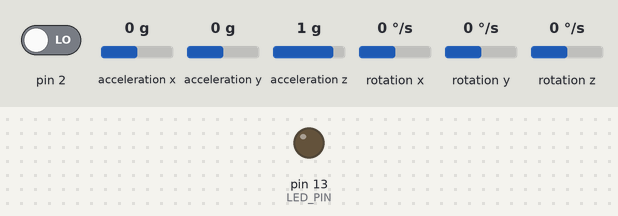
The sketch below on a simulated Arduino Leonardo, built for the host (arithmetic inside an expression is 32-bit, double 64-bit). Shown: output pins drawn as LEDs (lit = HIGH). The test bench sets the inputs (shaded band); at power-on: pin 2 LOW, acceleration x 0 g, acceleration y 0 g, acceleration z 1 g, rotation x 0 °/s, rotation y 0 °/s, rotation z 0 °/s. WiFi joins after 1.5 s; servers stay silent unless stated; the sensor or clock chip raises its interrupt line as the real part does; no MQTT or app messages arrive unless stated.

Above: at 2.1 s.
At 21.3 s:
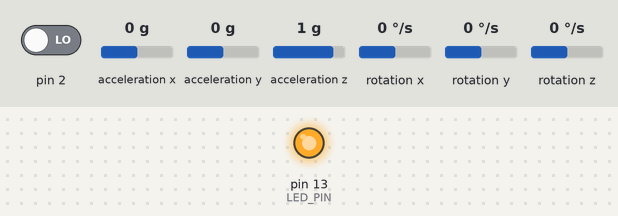
Timing chart, 0 to 22.0 s (numbered marks = the images above):
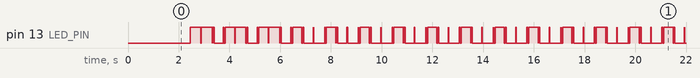

The sketch:

MPU6050_mqtt.ino
```cpp
// I2C device class (I2Cdev) demonstration Arduino sketch for MPU6050 class using DMP (MotionApps v2.0)
// 6/21/2012 by Jeff Rowberg <jeff@rowberg.net>
// Updates should (hopefully) always be available at https://github.com/jrowberg/i2cdevlib
//
// Changelog:
//      2013-05-08 - added seamless Fastwire support
//                 - added note about gyro calibration
//      2012-06-21 - added note about Arduino 1.0.1 + Leonardo compatibility error
//      2012-06-20 - improved FIFO overflow handling and simplified read process
//      2012-06-19 - completely rearranged DMP initialization code and simplification
//      2012-06-13 - pull gyro and accel data from FIFO packet instead of reading directly
//      2012-06-09 - fix broken FIFO read sequence and change interrupt detection to RISING
//      2012-06-05 - add gravity-compensated initial reference frame acceleration output
//                 - add 3D math helper file to DMP6 example sketch
//                 - add Euler output and Yaw/Pitch/Roll output formats
//      2012-06-04 - remove accel offset clearing for better results (thanks Sungon Lee)
//      2012-06-01 - fixed gyro sensitivity to be 2000 deg/sec instead of 250
//      2012-05-30 - basic DMP initialization working

/* ============================================
I2Cdev device library code is placed under the MIT license
Copyright (c) 2012 Jeff Rowberg

Permission is hereby granted, free of charge, to any person obtaining a copy
of this software and associated documentation files (the "Software"), to deal
in the Software without restriction, including without limitation the rights
to use, copy, modify, merge, publish, distribute, sublicense, and/or sell
copies of the Software, and to permit persons to whom the Software is
furnished to do so, subject to the following conditions:

The above copyright notice and this permission notice shall be included in
all copies or substantial portions of the Software.

THE SOFTWARE IS PROVIDED "AS IS", WITHOUT WARRANTY OF ANY KIND, EXPRESS OR
IMPLIED, INCLUDING BUT NOT LIMITED TO THE WARRANTIES OF MERCHANTABILITY,
FITNESS FOR A PARTICULAR PURPOSE AND NONINFRINGEMENT. IN NO EVENT SHALL THE
AUTHORS OR COPYRIGHT HOLDERS BE LIABLE FOR ANY CLAIM, DAMAGES OR OTHER
LIABILITY, WHETHER IN AN ACTION OF CONTRACT, TORT OR OTHERWISE, ARISING FROM,
OUT OF OR IN CONNECTION WITH THE SOFTWARE OR THE USE OR OTHER DEALINGS IN
THE SOFTWARE.
===============================================
*/

// I2Cdev and MPU6050 must be installed as libraries, or else the .cpp/.h files
// for both classes must be in the include path of your project
#include "I2Cdev.h"
#include "MPU6050_6Axis_MotionApps20.h"
//#include "MPU6050.h" // not necessary if using MotionApps include file

#include <SPI.h>
#include <Ethernet.h>
#include <PubSubClient.h>

// Arduino Wire library is required if I2Cdev I2CDEV_ARDUINO_WIRE implementation
// is used in I2Cdev.h
#if I2CDEV_IMPLEMENTATION == I2CDEV_ARDUINO_WIRE
    #include "Wire.h"
#endif

// class default I2C address is 0x68
// specific I2C addresses may be passed as a parameter here
// AD0 low = 0x68 (default for SparkFun breakout and InvenSense evaluation board)
// AD0 high = 0x69
MPU6050 mpu;

/* =========================================================================
   NOTE: Arduino v1.0.1 with the Leonardo board generates a compile error
   when using Serial.write(buf, len). The Teapot output uses this method.
   The solution requires a modification to the Arduino USBAPI.h file, which
   is fortunately simple, but annoying. This will be fixed in the next IDE
   release. For more info, see these links:

   http://arduino.cc/forum/index.php/topic,109987.0.html
   http://code.google.com/p/arduino/issues/detail?id=958
 * ========================================================================= */


// uncomment "OUTPUT_READABLE_QUATERNION" if you want to see the actual
// quaternion components in a [w, x, y, z] format (not best for parsing
// on a remote host such as Processing or something though)
//#define OUTPUT_READABLE_QUATERNION

// uncomment "OUTPUT_READABLE_EULER" if you want to see Euler angles
// (in degrees) calculated from the quaternions coming from the FIFO.
// Note that Euler angles suffer from gimbal lock (for more info, see
// http://en.wikipedia.org/wiki/Gimbal_lock)
//#define OUTPUT_READABLE_EULER

// uncomment "OUTPUT_READABLE_YAWPITCHROLL" if you want to see the yaw/
// pitch/roll angles (in degrees) calculated from the quaternions coming
// from the FIFO. Note this also requires gravity vector calculations.
// Also note that yaw/pitch/roll angles suffer from gimbal lock (for
// more info, see: http://en.wikipedia.org/wiki/Gimbal_lock)
#define OUTPUT_READABLE_YAWPITCHROLL

// uncomment "OUTPUT_READABLE_REALACCEL" if you want to see acceleration
// components with gravity removed. This acceleration reference frame is
// not compensated for orientation, so +X is always +X according to the
// sensor, just without the effects of gravity. If you want acceleration
// compensated for orientation, us OUTPUT_READABLE_WORLDACCEL instead.
//#define OUTPUT_READABLE_REALACCEL

// uncomment "OUTPUT_READABLE_WORLDACCEL" if you want to see acceleration
// components with gravity removed and adjusted for the world frame of
// reference (yaw is relative to initial orientation, since no magnetometer
// is present in this case). Could be quite handy in some cases.
//#define OUTPUT_READABLE_WORLDACCEL

// uncomment "OUTPUT_TEAPOT" if you want output that matches the
// format used for the InvenSense teapot demo
//#define OUTPUT_TEAPOT


#define LED_PIN 13 // (Arduino is 13, Teensy is 11, Teensy++ is 6)
bool blinkState = false;

// MPU control/status vars
bool dmpReady = false;  // set true if DMP init was successful
uint8_t mpuIntStatus;   // holds actual interrupt status byte from MPU
uint8_t devStatus;      // return status after each device operation (0 = success, !0 = error)
uint16_t packetSize;    // expected DMP packet size (default is 42 bytes)
uint16_t fifoCount;     // count of all bytes currently in FIFO
uint8_t fifoBuffer[64]; // FIFO storage buffer

// orientation/motion vars
Quaternion q;           // [w, x, y, z]         quaternion container
VectorInt16 aa;         // [x, y, z]            accel sensor measurements
VectorInt16 aaReal;     // [x, y, z]            gravity-free accel sensor measurements
VectorInt16 aaWorld;    // [x, y, z]            world-frame accel sensor measurements
VectorFloat gravity;    // [x, y, z]            gravity vector
float euler[3];         // [psi, theta, phi]    Euler angle container
float ypr[3];           // [yaw, pitch, roll]   yaw/pitch/roll container and gravity vector

// packet structure for InvenSense teapot demo
uint8_t teapotPacket[14] = { '$', 0x02, 0,0, 0,0, 0,0, 0,0, 0x00, 0x00, '\r', '\n' };


// ================================================================
// ===               INTERRUPT DETECTION ROUTINE                ===
// ================================================================

volatile bool mpuInterrupt = false;     // indicates whether MPU interrupt pin has gone high
void dmpDataReady() {
    mpuInterrupt = true;
}

// Update these with values suitable for your network.
byte mac[]    = {  0x40, 0x6c, 0x8f, 0x5a, 0xa4, 0x70 };
byte server[] = { 85,119,83,194 };// 192, 168, 1, 201 };
//byte ip[]     = { 192, 168, 1, 200 };

void callback(char* topic, byte* payload, unsigned int length) {
  // handle message arrived
}

EthernetClient ethClient;
PubSubClient client(server, 1883, callback, ethClient);
char dpb[20]; // somewhere to store strings from doubles before outputting
char y[20];
char p[20];
char r[20];

// ================================================================
// ===                      INITIAL SETUP                       ===
// ================================================================

void setup() {

    Ethernet.begin(mac); //, ip);

    if (client.connect("arduinoClient")) {
//      Serial.println("connected");
    } else {
//      Serial.println("failed to connect");
    }

    // join I2C bus (I2Cdev library doesn't do this automatically)
    #if I2CDEV_IMPLEMENTATION == I2CDEV_ARDUINO_WIRE
        Wire.begin();
        TWBR = 24; // 400kHz I2C clock (200kHz if CPU is 8MHz)
    #elif I2CDEV_IMPLEMENTATION == I2CDEV_BUILTIN_FASTWIRE
        Fastwire::setup(400, true);
    #endif

//    Serial.begin(115200);


    client.publish("/pzf/status","Initializing I2C devices...");
    mpu.initialize();

    // verify connection
    client.publish("/pzf/status",("Testing device connections..."));
//    Serial.println("initialized");
    if (mpu.testConnection()) {
        client.publish("/pzf/status","MPU6050 connection successful");
    }
    else {
        client.publish("/pzf/status","MPU6050 connection failed");
    }

    // wait for ready

    // load and configure the DMP
    client.publish("/pzf/status","Initializing DMP...");
    devStatus = mpu.dmpInitialize();

    // supply your own gyro offsets here, scaled for min sensitivity
    mpu.setXGyroOffset(220);
    mpu.setYGyroOffset(76);
    mpu.setZGyroOffset(-85);
    mpu.setZAccelOffset(1788); // 1688 factory default for my test chip

    // make sure it worked (returns 0 if so)
    if (devStatus == 0) {
        // turn on the DMP, now that it's ready
        client.publish("/pzf/status","Enabling DMP...");
        mpu.setDMPEnabled(true);

        // enable Arduino interrupt detection
        client.publish("/pzf/status","Enabling interrupt detection (Arduino external interrupt 0)...");
        attachInterrupt(0, dmpDataReady, RISING);
        mpuIntStatus = mpu.getIntStatus();

        // set our DMP Ready flag so the main loop() function knows it's okay to use it
        client.publish("/pzf/status","DMP ready! Waiting for first interrupt...");
        dmpReady = true;

        // get expected DMP packet size for later comparison
        packetSize = mpu.dmpGetFIFOPacketSize();
    } else {
        // ERROR!
        // 1 = initial memory load failed
        // 2 = DMP configuration updates failed
        // (if it's going to break, usually the code will be 1)
//        String status = "DMP Initialization failed (code "+String(devStatus)+")";
//        client.publish("status",status.toCharArray());
    }

    // configure LED for output
    pinMode(LED_PIN, OUTPUT);

}


// ================================================================
// ===                    MAIN PROGRAM LOOP                     ===
// ================================================================

void loop() {
    // if programming failed, don't try to do anything
    if (!dmpReady) return;

    // wait for MPU interrupt or extra packet(s) available
    while (!mpuInterrupt && fifoCount < packetSize) {
        // other program behavior stuff here
        // .
        // .
        // .
        // if you are really paranoid you can frequently test in between other
        // stuff to see if mpuInterrupt is true, and if so, "break;" from the
        // while() loop to immediately process the MPU data
        // .
        // .
        // .
    }

    // reset interrupt flag and get INT_STATUS byte
    mpuInterrupt = false;
    mpuIntStatus = mpu.getIntStatus();

    // get current FIFO count
    fifoCount = mpu.getFIFOCount();

    // check for overflow (this should never happen unless our code is too inefficient)
    if ((mpuIntStatus & 0x10) || fifoCount == 1024) {
        // reset so we can continue cleanly
        mpu.resetFIFO();
        client.publish("/pzf/status","FIFO overflow!");

    // otherwise, check for DMP data ready interrupt (this should happen frequently)
    } else if (mpuIntStatus & 0x02) {
        // wait for correct available data length, should be a VERY short wait
        while (fifoCount < packetSize) fifoCount = mpu.getFIFOCount();

        // read a packet from FIFO
        mpu.getFIFOBytes(fifoBuffer, packetSize);

        // track FIFO count here in case there is > 1 packet available
        // (this lets us immediately read more without waiting for an interrupt)
        fifoCount -= packetSize;

        #ifdef OUTPUT_READABLE_QUATERNION
            // display quaternion values in easy matrix form: w x y z
            mpu.dmpGetQuaternion(&q, fifoBuffer);
            String quat = "quat\t"+q.w+"\t"+q.x+"\t"+q.y+"\t"+q.z;
            client.publish("/pzf/quat",quat);
        #endif

//        #ifdef OUTPUT_READABLE_EULER
//            // display Euler angles in degrees
//            mpu.dmpGetQuaternion(&q, fifoBuffer);
//            mpu.dmpGetEuler(euler, &q);
//            Serial.print("euler\t");
//            Serial.print(euler[0] * 180/M_PI);
//            Serial.print("\t");
//            Serial.print(euler[1] * 180/M_PI);
//            Serial.print("\t");
//            Serial.println(euler[2] * 180/M_PI);
//        #endif

        #ifdef OUTPUT_READABLE_YAWPITCHROLL
            // display Euler angles in degrees
            mpu.dmpGetQuaternion(&q, fifoBuffer);
            mpu.dmpGetGravity(&gravity, &q);
            mpu.dmpGetYawPitchRoll(ypr, &q, &gravity);
            dtostrf(ypr[0] * 180/M_PI, 10, 10, y);
            dtostrf(ypr[1] * 180/M_PI, 10, 10, p);
            dtostrf(ypr[2] * 180/M_PI, 10, 10, r);
            char buff[70];
            sprintf(buff, "ypr\t%s\t%s\t%s",y,p,r);
            client.publish("/pzf/ypr", buff);

//            Serial.print("ypr\t");
 //           Serial.print(ypr[0] * 180/M_PI);
 //           Serial.print("\t");
 //           Serial.print(ypr[1] * 180/M_PI);
 //           Serial.print("\t");
 //           Serial.println(ypr[2] * 180/M_PI);
        #endif

//        #ifdef OUTPUT_READABLE_REALACCEL
//            // display real acceleration, adjusted to remove gravity
//            mpu.dmpGetQuaternion(&q, fifoBuffer);
//            mpu.dmpGetAccel(&aa, fifoBuffer);
//            mpu.dmpGetGravity(&gravity, &q);
//            mpu.dmpGetLinearAccel(&aaReal, &aa, &gravity);
//            Serial.print("areal\t");
//            Serial.print(aaReal.x);
//            Serial.print("\t");
//            Serial.print(aaReal.y);
//            Serial.print("\t");
//            Serial.println(aaReal.z);
//        #endif
//
//        #ifdef OUTPUT_READABLE_WORLDACCEL
//            // display initial world-frame acceleration, adjusted to remove gravity
//            // and rotated based on known orientation from quaternion
//            mpu.dmpGetQuaternion(&q, fifoBuffer);
//            mpu.dmpGetAccel(&aa, fifoBuffer);
//            mpu.dmpGetGravity(&gravity, &q);
//            mpu.dmpGetLinearAccel(&aaReal, &aa, &gravity);
//            mpu.dmpGetLinearAccelInWorld(&aaWorld, &aaReal, &q);
//            Serial.print("aworld\t");
//            Serial.print(aaWorld.x);
//            Serial.print("\t");
//            Serial.print(aaWorld.y);
//            Serial.print("\t");
//            Serial.println(aaWorld.z);
//        #endif
//
//        #ifdef OUTPUT_TEAPOT
//            // display quaternion values in InvenSense Teapot demo format:
//            teapotPacket[2] = fifoBuffer[0];
//            teapotPacket[3] = fifoBuffer[1];
//            teapotPacket[4] = fifoBuffer[4];
//            teapotPacket[5] = fifoBuffer[5];
//            teapotPacket[6] = fifoBuffer[8];
//            teapotPacket[7] = fifoBuffer[9];
//            teapotPacket[8] = fifoBuffer[12];
//            teapotPacket[9] = fifoBuffer[13];
//            Serial.write(teapotPacket, 14);
//            teapotPacket[11]++; // packetCount, loops at 0xFF on purpose
//        #endif

        // blink LED to indicate activity
        blinkState = !blinkState;
        digitalWrite(LED_PIN, blinkState);

    }
}
```
